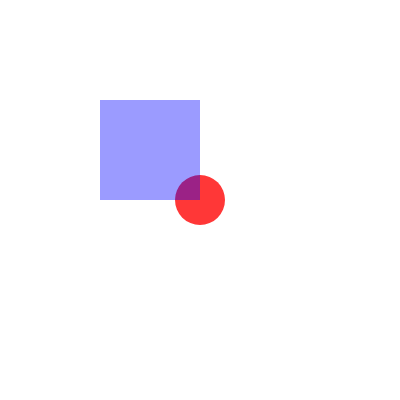
Frame 1 (no input)
Frame 60 (no input): identical to frame 1, image omitted
Frame 120 (the mouse pressed at the canvas centre since frame 60): identical to frame 1, image omitted

The p5.js sketch that drew this single still picture (run headless with seeded random() and noise() and a simulated clock; from frame 60 on, the mouse is pressed at the canvas centre):

// p5.js sketch
// ── sketch.js
function setup() {
  createCanvas(400, 400);
}

function draw() {
  background(255);
  noStroke();
  ellipseMode(CENTER);
  fill(255, 0, 0, 200);
  ellipse(width/2, height/2, 50, 50);
  rectMode(CORNERS);
  fill(0, 0, 255, 100);
  rect(width/2, height/2, 100, 100);
}
